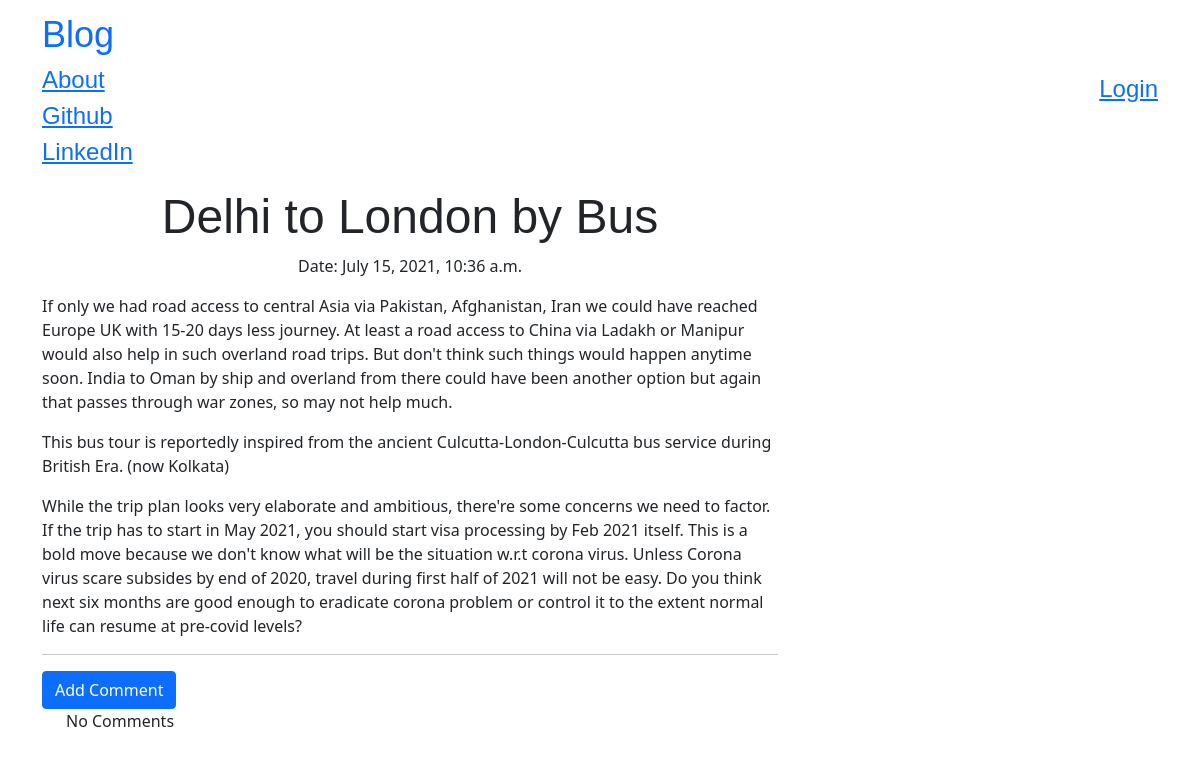
Screenshot of /post/12/ with the database file from the repository.
### blog/models.py (models this page shows, shortened)
class Post(models.Model):
    author=models.ForeignKey('auth.user',on_delete=models.CASCADE)
    title=models.CharField(max_length=200)
    text=models.TextField()
    created_date=models.DateTimeField(default=timezone.now)
    published_date=models.DateTimeField(blank=True,null=True)

### blog/views.py (the view)
# urls.py: path('post/<int:pk>/',views.PostDetailView.as_view(),name='post_detail'),
class PostDetailView(DetailView):
    model = Post

### blog/templates/blog/post_detail.html (shortened to what this page needs)
{% extends "blog/base.html" %}
{%block content%}
    <h1 class="posttitle">{{post.title}}</h1>
    {%if post.published_date%}
    <div class="date postdate">
        Date:
        {{post.published_date}}
    </div>
    {%else%}
        <a class="btn btn-default" href="{% url 'post_publish' pk=post.pk%}">Publish</a>
    {%endif%}
    <p class="postcontent">{{post.text|safe|linebreaksbr}}</p>
    <hr>
    <a href="{%url 'add_comment_to_post' pk=post.pk%}" class="btn btn-primary"%}>Add Comment</a>
    <div class="container">
        {%for comment in post.comments.all%}
            <br>
            {%if user.is_authenticated or comment.approved_comment%}
                {{comment.created_date}}
                {%if not comment_approved_comment%}
                    <a class="btn btn-primary" href="{% url 'comment_approve' pk=comment.pk%}">
                        <span class="glyphicon glyphicon-ok"></span>
                    </a>
                    <a class="btn btn-default" href="{% url 'comment_remove' pk=comment.pk%}">
                        <span class="glyphicon glyphicon-remove"></span>
                    </a>
                {%endif%}
                <p>{{comment.text|safe|linebreaks}}</p>
                <p>Posted by: {{comment.author}}</p>
            {%endif%}
            {%empty%} <p>No Comments</p>
        {%endfor%}
    </div>
{%endblock%}

### blog/static/css/blog.css (style rules this page uses)
.postdate { text-align: center; }
.posttitle { font-family: 'Russo One', sans-serif; font-size: 3em; text-align: center; }
.postcontent { font-family: 'Montserrat'; font-size: 1.5em; }
.loader { filter:hue-rotate(0deg); color: linear-gradient(45deg,#0f8,#08f); animation:hue 5000ms infinite linear; }

### rows the page displays
Post: title "Delhi to London by Bus", published_date "July 15, 2021, 10:36 a.m.", text "If only we had road access to central Asia via Pakistan, Afghanistan, Iran we could have reached Europe UK with 15-20 days less journey. At least a road access to China via Ladakh or Manipur would also help in such overland road trips. But don't think such things would happen anytime soon. India to Oman by ship and overland from there could have been another option but again that passes through war zones, so may not help much. This bus tour is reportedly inspired from the ancient Culcutta-London-Culcutta bus service during British Era. (now Kolkata) While the trip plan looks very elaborate and ambitious, there're some concerns we need to factor. If the trip has to start in May 2021, you…"
